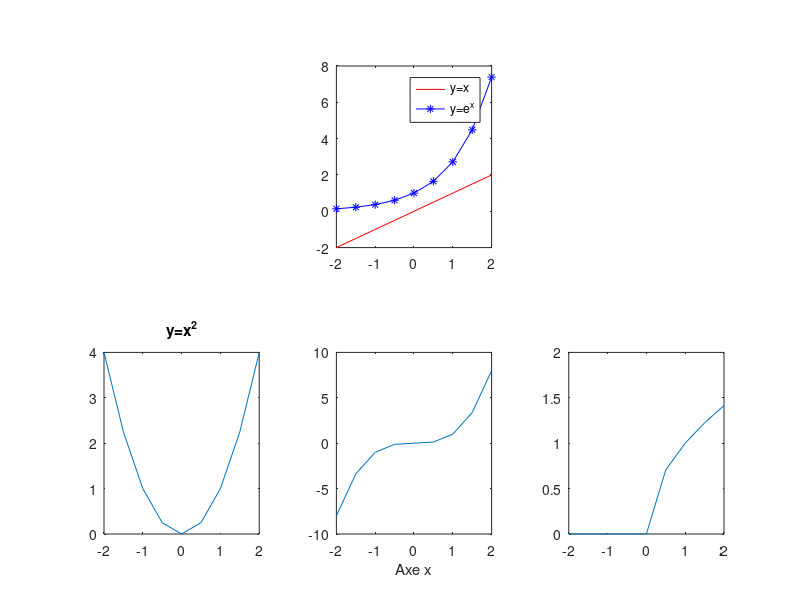
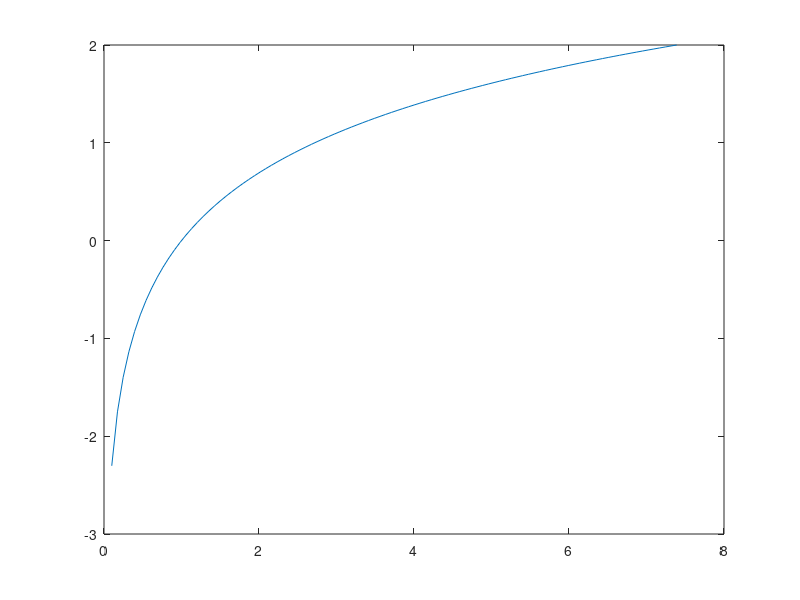

These figures' MATLAB source, in order:
figure(1)
x=[-2:0.5:2];

subplot(2,3,2)
plot(x,x,'r-',x,exp(x),'b*-')
legend(['y=x';'y=e^x'])

subplot(2,3,4)
plot(x,x.^2)
title('y=x^2')

subplot(2,3,5)
plot(x,x.^3)
xlabel('Axe x')

subplot(2,3,6)
plot(x,sqrt(x))

figure(2)
x=linspace(0.1,exp(2),100);
plot(x,log(x));